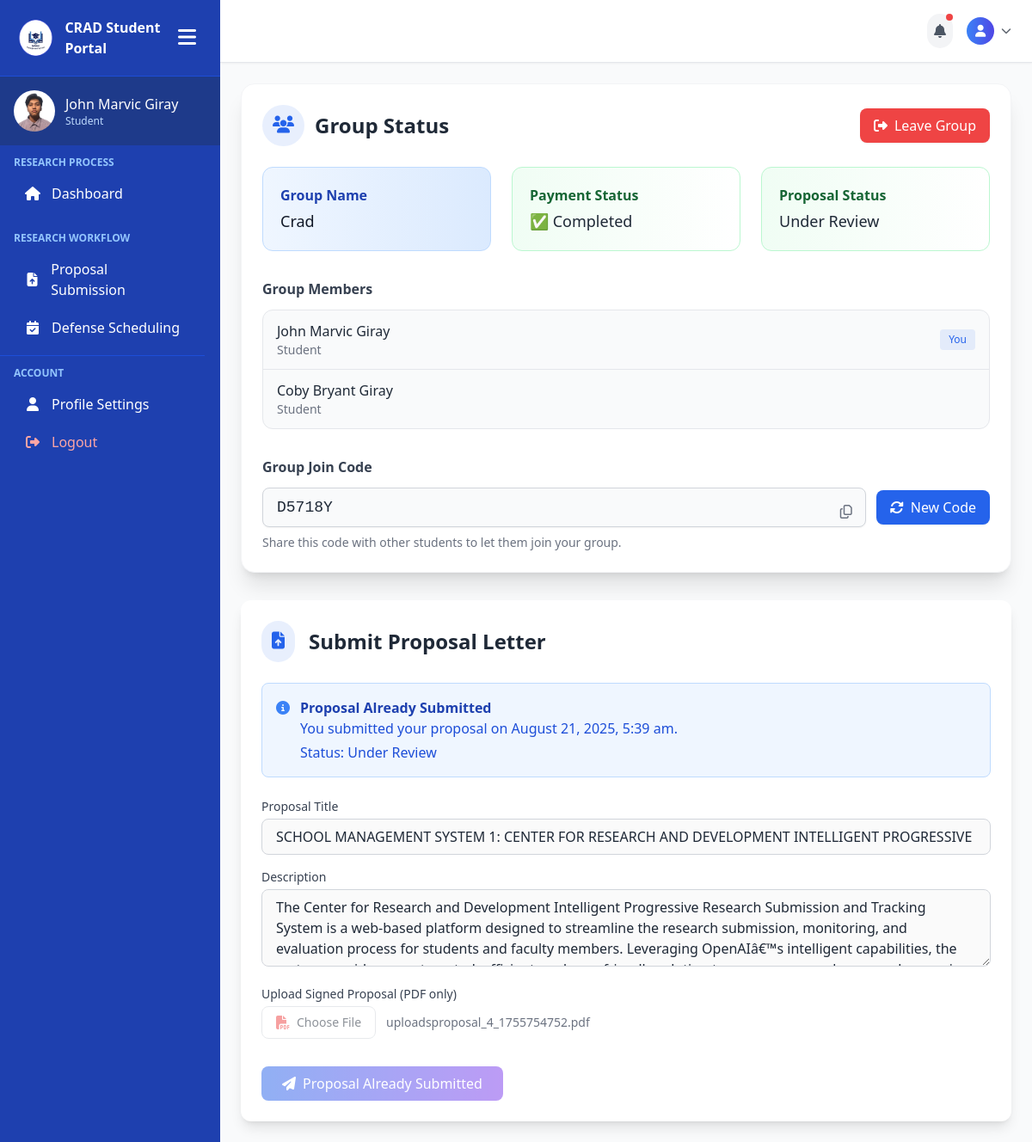
Before: /student_pages/proposal.php (signed in) with the older database file.
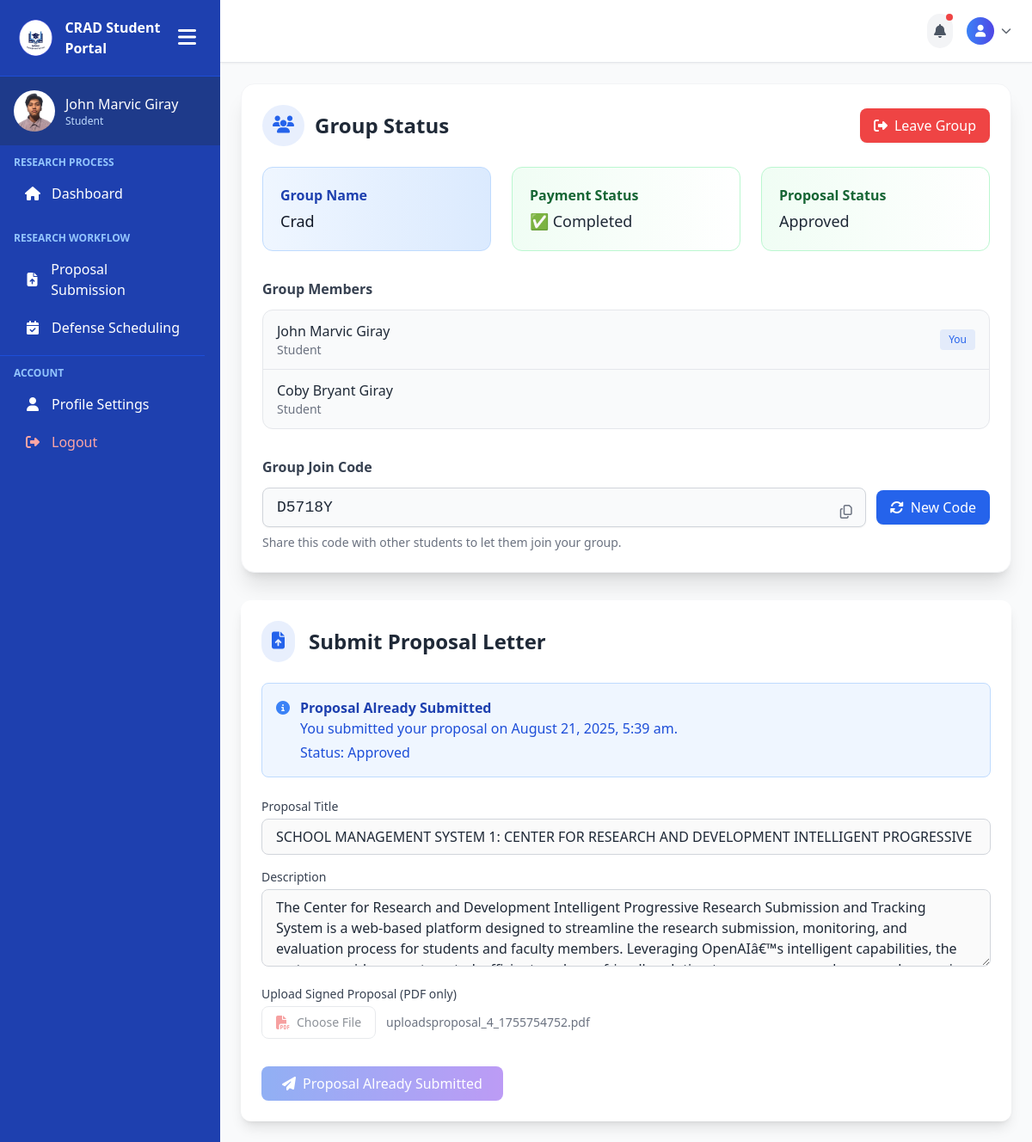
After: the same page with the newer database file.
### tables this page shows
CREATE TABLE `proposals` (
  `id` int(11) NOT NULL,
  `group_id` int(11) NOT NULL,
  `title` varchar(255) NOT NULL,
  `description` text DEFAULT NULL,
  `file_path` varchar(255) DEFAULT NULL,
  `submitted_at` timestamp NOT NULL DEFAULT current_timestamp(),
  `status` enum('Pending','Approved','Rejected','Under Review','Revision Requested') NOT NULL DEFAULT 'Pending',
  `feedback` text DEFAULT NULL,
  `reviewed_at` timestamp NULL DEFAULT NULL
);

### student_pages/proposal.php (the view, shortened to what the changed rows need)
<?php
include('../includes/connection.php');
$user_id = $_SESSION['user_id'];
$group_query = "SELECT g.*, gm.student_id
                FROM groups g
                JOIN group_members gm ON g.id = gm.group_id
                WHERE gm.student_id = '$user_id'";
$group_result = mysqli_query($conn, $group_query);
$has_group = mysqli_num_rows($group_result) > 0;
if ($has_group) {
    $group = mysqli_fetch_assoc($group_result);
    $group_id = $group['id'];
    $proposal_query = "SELECT * FROM proposals WHERE group_id = '$group_id'";
    $proposal_result = mysqli_query($conn, $proposal_query);
    $has_proposal = mysqli_num_rows($proposal_result) > 0;
    if ($has_proposal) {
        $proposal = mysqli_fetch_assoc($proposal_result);
    }
    $payment_query = "SELECT * FROM payments WHERE student_id = '$user_id' AND status = 'completed'";
    $payment_result = mysqli_query($conn, $payment_query);
    $has_paid = mysqli_num_rows($payment_result) > 0;
}
?>
<!DOCTYPE html>
<html lang="en">
<head>
    <script src="https://cdn.tailwindcss.com"></script>
    <link rel="stylesheet" href="https://cdnjs.cloudflare.com/ajax/libs/font-awesome/6.0.0/css/all.min.css">
</head>
<body class="bg-gray-50 text-gray-800 font-sans min-h-screen">
    <div class="flex min-h-screen">
        <?php include('../includes/student-sidebar.php'); ?>
        <div class="flex-1 overflow-y-auto p-6">
<div class="bg-white rounded-2xl shadow-xl p-6 mb-8 border border-gray-100">
    <div class="flex items-center justify-between mb-6">
        <div class="flex items-center space-x-3">
            <h2 class="text-2xl font-bold text-gray-800">Group Status</h2>
        </div>
    </div>
    <?php if ($has_group): ?>
        <div class="grid grid-cols-1 md:grid-cols-3 gap-6">
            <div class="p-5 bg-gradient-to-r from-<?php echo $has_proposal ? 'green' : 'gray'; ?>-50 to-white rounded-xl border border-<?php echo $has_proposal ? 'green' : 'gray'; ?>-200">
                <h3 class="font-semibold text-<?php echo $has_proposal ? 'green' : 'gray'; ?>-800">Proposal Status</h3>
                <p class="text-lg font-medium mt-1">
                    <?php echo $has_proposal ? ucfirst($proposal['status']) : 'Not Submitted'; ?>
                </p>
            </div>
        </div>
    <?php endif; ?>
</div>
            <?php if ($has_group): ?>
                <div class="bg-white rounded-xl shadow-lg p-6">
                    <div class="flex items-center mb-6">
                        <div class="bg-primary/10 p-3 rounded-full mr-4">
                            <i class="fas fa-file-upload text-primary text-xl"></i>
                        </div>
                        <h2 class="text-2xl font-bold text-gray-800">Submit Proposal Letter</h2>
                    </div>
                    <?php if ($has_proposal): ?>
                        <div class="bg-blue-50 border border-blue-200 rounded-lg p-4 mb-6">
                            <div class="flex items-start">
                                <i class="fas fa-info-circle text-blue-500 mt-1 mr-3"></i>
                                <div>
                                    <h3 class="font-semibold text-blue-800">Proposal Already Submitted</h3>
                                    <p class="text-blue-700">You submitted your proposal on <?php echo date('F j, Y, g:i a', strtotime($proposal['submitted_at'])); ?>.</p>
                                    <p class="text-blue-700 mt-1">Status: <span class="font-medium"><?php echo ucfirst($proposal['status']); ?></span></p>
                                </div>
                            </div>
                        </div>
                    <?php endif; ?>
                    <form action="/CRAD-system/student_pages/proposal.php" method="POST" enctype="multipart/form-data" class="space-y-4" <?php echo ($has_proposal || !$has_paid) ? 'onsubmit="return false;"' : ''; ?>>
                        <div>
                            <label class="block text-sm font-medium text-gray-700 mb-1">Proposal Title</label>
                            <input type="text" name="title" required
                                class="w-full px-4 py-2 border border-gray-300 rounded-lg focus:ring-1 focus:ring-primary focus:border-primary"
                                <?php echo ($has_proposal || !$has_paid) ? 'disabled' : ''; ?>
                                value="<?php echo $has_proposal ? $proposal['title'] : ''; ?>">
                        </div>
                        <div>
                            <label class="block text-sm font-medium text-gray-700 mb-1">Description</label>
                            <textarea name="description" rows="3"
                                class="w-full px-4 py-2 border border-gray-300 rounded-lg focus:ring-1 focus:ring-primary focus:border-primary"
                                <?php echo ($has_proposal || !$has_paid) ? 'disabled' : ''; ?>
                            ><?php echo $has_proposal ? $proposal['description'] : ''; ?></textarea>
                        </div>
                        <div>
                            <label class="block text-sm font-medium text-gray-700 mb-1">Upload Signed Proposal (PDF only)</label>
                            <div class="mt-1 flex items-center">
                                <label class="cursor-pointer bg-white border border-gray-300 rounded-lg px-4 py-2 flex items-center hover:bg-gray-50
                                    <?php echo ($has_proposal || !$has_paid) ? 'opacity-50 cursor-not-allowed' : ''; ?>">
                                    <i class="fas fa-file-pdf text-red-500 mr-2"></i>
                                    <span class="text-sm font-medium">Choose File</span>
                                </label>
                                <span class="ml-3 text-sm text-gray-500" id="file-name">
                                    <?php echo $has_proposal ? basename($proposal['file_path']) : 'No file chosen'; ?>
                                </span>
                            </div>
                        </div>
                        <div class="pt-4">
                            <button type="submit" name="submit_proposal"
                                class="bg-gradient-to-r from-primary to-secondary text-white px-6 py-2 rounded-lg hover:shadow-md transition flex items-center
                                <?php echo ($has_proposal || !$has_paid) ? 'opacity-50 cursor-not-allowed' : 'hover:shadow-md'; ?>">
                                <i class="fas fa-paper-plane mr-2"></i>
                                <?php echo $has_proposal ? 'Proposal Already Submitted' : 'Submit Proposal'; ?>
                            </button>
                        </div>
                    </form>
                </div>
            <?php endif; ?>
        </div>
    </div>
</body>
</html>

Changed rows visible on the page:
changed proposals "uploadsproposal_4_1755754752.pdf": status "Under Review" → "Approved"
